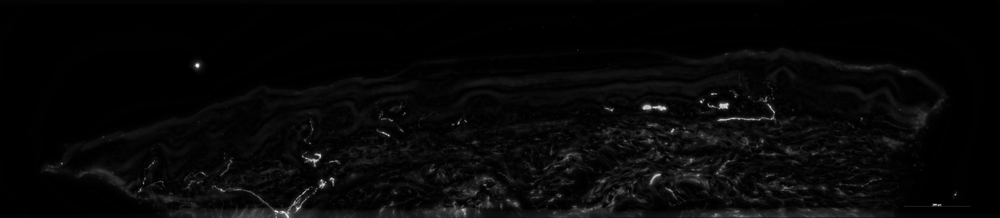
#> input picture closing_2.png, 1000 x 218 px, shrunk from 4713 x 1028 before the run; the run also reads 1 picture not shown here
$ python apply_mask.py -i ../closing_2.png -m ../closing_1.png -o out.png
#> lines starting #> are read from the running program, lines starting #| are printed output that depends on the picture; after the words box and inside, x2 and y2 are one past the last pixel; in counts of white or black regions, pixels touching at a corner belong together
"""
影像遮罩應用工具

將遮罩應用到輸入影像上，提取感興趣區域。

使用範例:
python tools/apply_mask.py \
    --image data/Image/S163-2_a.tif \
    --mask data/Mask/S163-2_a.tif \
    --output output/masked_image.png

python tools/apply_mask.py \
    --image data/Image/S163-2_a.tif \
    --mask data/Mask/S163-2_a.tif \
    --output output/masked_image.png \
    --background black
"""

import argparse
import sys
from pathlib import Path
import cv2
import numpy as np
from typing import Literal


def load_image(image_path: str) -> np.ndarray:
    """
    載入影像

    Args:
        image_path: 影像檔案路徑

    Returns:
        影像陣列
    """
#> called with image_path = '../closing_2.png'
    image = cv2.imread(image_path, cv2.IMREAD_UNCHANGED)
#> image is the input picture: shape (218, 1000); min 0, max 246, mean 7.4
#|   ✓ 影像尺寸: (218, 1000), dtype: uint8

    if image is None:
        raise ValueError(f"無法讀取影像: {image_path}")

    return image


def load_mask(mask_path: str, threshold: int = 1) -> np.ndarray:
    """
    載入並二值化遮罩

    Args:
        mask_path: 遮罩檔案路徑
        threshold: 二值化閾值

    Returns:
        二值遮罩 (0 或 255)
    """
#> called with mask_path = '../closing_1.png', threshold = 1
    mask = cv2.imread(mask_path, cv2.IMREAD_GRAYSCALE)

    if mask is None:
        raise ValueError(f"無法讀取遮罩: {mask_path}")

    # 二值化：大於閾值的設為 255，其他為 0
    _, binary_mask = cv2.threshold(mask, threshold, 255, cv2.THRESH_BINARY)
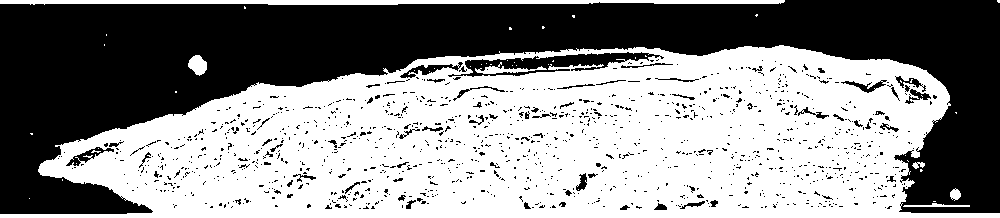
#> binary_mask: shape (218, 1000); 54.6% white; 1153 black regions (1088 under 20 px), largest, box (x1, y1, x2, y2) and area: (0, 0, 1000, 214) 89538, (448, 52, 664, 77) 2084, (400, 62, 463, 78) 317
#|   ✓ 遮罩尺寸: (218, 1000)

    return binary_mask


def apply_mask(
    image: np.ndarray,
    mask: np.ndarray,
    background: Literal['black', 'white', 'transparent'] = 'black'
) -> np.ndarray:
    """
    將遮罩應用到影像上

    Args:
        image: 輸入影像
        mask: 二值遮罩 (0 或 255)
        background: 背景類型 ('black', 'white', 'transparent')

    Returns:
        應用遮罩後的影像
    """
#> called with background = 'black'
    # 確保遮罩與影像尺寸相同
    if image.shape[:2] != mask.shape:
        raise ValueError(
            f"影像尺寸 {image.shape[:2]} 與遮罩尺寸 {mask.shape} 不匹配"
        )

    # 將遮罩轉換為布林陣列 (True 表示保留的區域)
    mask_bool = mask > 0

    if background == 'transparent':
        # 建立帶 Alpha 通道的影像
        if len(image.shape) == 2:
            # 灰階影像轉為 BGRA
            result = cv2.cvtColor(image, cv2.COLOR_GRAY2BGRA)
        elif image.shape[2] == 3:
            # BGR 轉為 BGRA
            result = cv2.cvtColor(image, cv2.COLOR_BGR2BGRA)
        elif image.shape[2] == 4:
            # 已經是 BGRA
            result = image.copy()
        else:
            raise ValueError(f"不支援的影像格式: {image.shape}")

        # 設定 Alpha 通道：遮罩內為 255（不透明），遮罩外為 0（透明）
        result[:, :, 3] = mask

    else:
        # 建立輸出影像
        result = image.copy()

        # 決定背景顏色
        if background == 'white':
            bg_value = 255
        else:  # black
            bg_value = 0

        # 應用遮罩：遮罩外的區域設為背景顏色
        if len(image.shape) == 2:
            # 灰階影像
            result[~mask_bool] = bg_value
#> result: shape (218, 1000); 14.31% of pixels changed, all inside (x1, y1, x2, y2) = (0, 0, 1000, 214)
        else:
            # 彩色影像
            result[~mask_bool] = bg_value

    return result


def calculate_statistics(
    image: np.ndarray,
    mask: np.ndarray,
    masked_image: np.ndarray
) -> dict:
    """
    計算遮罩應用統計資訊

    Args:
        image: 原始影像
        mask: 遮罩
        masked_image: 應用遮罩後的影像

    Returns:
        統計資訊字典
    """
    mask_pixels = np.sum(mask > 0)
#> mask_pixels = 119040
    total_pixels = mask.size
#> total_pixels = 218000
    coverage = (mask_pixels / total_pixels) * 100
#> coverage = 54.61

    # 計算遮罩區域內的影像統計
    mask_bool = mask > 0
    if len(image.shape) == 2:
        masked_values = image[mask_bool]
    else:
        # 對於彩色影像，計算所有通道的平均
        masked_values = image[mask_bool].flatten()

    return {
        'image_size': image.shape,
        'mask_pixels': int(mask_pixels),
        'total_pixels': int(total_pixels),
        'mask_coverage': float(coverage),
        'masked_region_mean': float(np.mean(masked_values)),
        'masked_region_std': float(np.std(masked_values)),
        'masked_region_min': float(np.min(masked_values)),
        'masked_region_max': float(np.max(masked_values)),
    }


def main():
    parser = argparse.ArgumentParser(
        description='將遮罩應用到影像上，提取感興趣區域',
        formatter_class=argparse.RawDescriptionHelpFormatter,
    )

    # 必要參數
    parser.add_argument(
        '--image', '-i',
        required=True,
        help='輸入影像路徑'
    )

    parser.add_argument(
        '--mask', '-m',
        required=True,
        help='輸入遮罩路徑（二值遮罩）'
    )

    parser.add_argument(
        '--output', '-o',
        required=True,
        help='輸出影像路徑'
    )

    # 可選參數
    parser.add_argument(
        '--background', '-b',
        choices=['black', 'white', 'transparent'],
        default='black',
        help='遮罩外的背景類型（預設: black）'
    )

    parser.add_argument(
        '--threshold',
        type=int,
        default=1,
        help='遮罩二值化閾值（預設: 1）'
    )

    parser.add_argument(
        '--no-stats',
        action='store_true',
        help='不顯示統計資訊'
    )

    args = parser.parse_args()

    # 驗證輸入檔案
    if not Path(args.image).exists():
        print(f"✗ 錯誤: 影像檔案不存在: {args.image}")
        sys.exit(1)

    if not Path(args.mask).exists():
        print(f"✗ 錯誤: 遮罩檔案不存在: {args.mask}")
        sys.exit(1)

    # 建立輸出目錄
    output_path = Path(args.output)
    output_path.parent.mkdir(parents=True, exist_ok=True)

    print("=" * 60)
    print("影像遮罩應用工具")
    print("=" * 60)

    try:
        # 步驟 1: 載入影像和遮罩
        print(f"\n[1/3] 載入影像和遮罩...")
        image = load_image(args.image)
        print(f"  ✓ 影像尺寸: {image.shape}, dtype: {image.dtype}")

        mask = load_mask(args.mask, threshold=args.threshold)
        print(f"  ✓ 遮罩尺寸: {mask.shape}")

        # 步驟 2: 應用遮罩
        print(f"\n[2/3] 應用遮罩...")
        print(f"  背景類型: {args.background}")

        masked_image = apply_mask(image, mask, background=args.background)
        print(f"  ✓ 遮罩已應用")

        # 計算統計資訊
        if not args.no_stats:
            stats = calculate_statistics(image, mask, masked_image)
#> stats = {'image_size': (218, 1000), 'mask_pixels': 119040, 'total_pixels': 218000, 'mask_coverage': 54.61, 'masked_region_mean': 13.25, 'masked_region_std': 16.3, 'masked_region_min': 1, 'masked_region_max': 246}
            print(f"\n  統計資訊:")
            print(f"    影像尺寸: {stats['image_size']}")
#|     影像尺寸: (218, 1000)
            print(f"    遮罩像素數: {stats['mask_pixels']:,}")
#|     遮罩像素數: 119,040
            print(f"    總像素數: {stats['total_pixels']:,}")
#|     總像素數: 218,000
            print(f"    遮罩覆蓋率: {stats['mask_coverage']:.2f}%")
#|     遮罩覆蓋率: 54.61%
            print(f"\n  遮罩區域影像統計:")
            print(f"    平均值: {stats['masked_region_mean']:.2f}")
#|     平均值: 13.25
            print(f"    標準差: {stats['masked_region_std']:.2f}")
#|     標準差: 16.30
            print(f"    最小值: {stats['masked_region_min']:.0f}")
#|     最小值: 1
            print(f"    最大值: {stats['masked_region_max']:.0f}")
#|     最大值: 246

        # 步驟 3: 保存結果
        print(f"\n[3/3] 保存結果...")
        cv2.imwrite(str(output_path), masked_image)
        print(f"  ✓ 已保存應用遮罩後的影像: {output_path}")

        print("\n" + "=" * 60)
        print("✓ 遮罩應用完成！")
        print("=" * 60)

        sys.exit(0)
#> (the program exits here)
